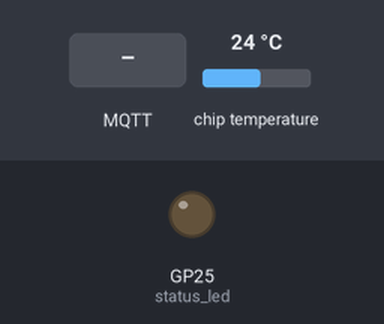
A program run on a simulated Raspberry Pi Pico running MicroPython. Shown: output pins drawn as LEDs (lit = HIGH). The test bench sets the inputs (shaded band); at power-on: chip temperature 24 °C. WiFi joins after 1.5 s; the clock reads 2024-03-15 10:24:30 at power-on unless the program sets it; no MQTT or app messages arrive unless stated; what the program prints to the serial console is not drawn.

Above: at 3.4 s.
3.5 s: MQTT message "LED ON" arrives on the first subscribed topic
At 3.9 s:
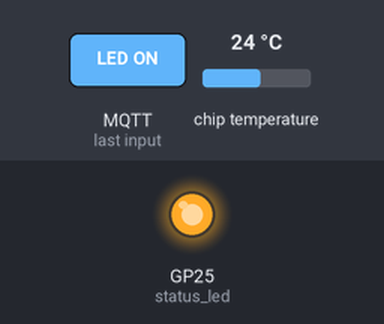
5.0 s: MQTT message "LED OFF" arrives on the first subscribed topic
At 6.4 s:
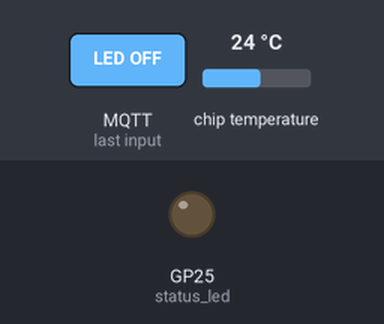
Timing chart, 0 to 8.0 s (numbered marks = the images above; inputs shaded):
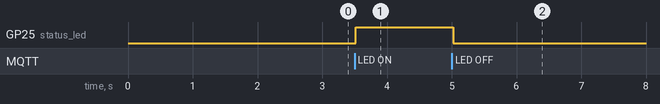

Measured:
- after the input at 3.5 s, GP25 (status_led): LOW → HIGH at once
- after the input at 5.0 s, GP25 (status_led): HIGH → LOW at once

The program:

main.py
```python
import network
import time
import ntptime
import json
from umqtt.simple import MQTTClient
from machine import ADC, Pin

# ==== Configuration constants ====
WIFI_SSID = "w"
WIFI_PASSWORD = "12345678"
MQTT_BROKER = "192.168.214.159"
MQTT_PORT = 1883
MQTT_CLIENT_ID = "pico_client"
MQTT_TOPIC_DATA = "temperature/data"
MQTT_TOPIC_CMD = "control/pico"

# ==== Measurement settings ====
measurement_interval = 10    # seconds between readings
is_measuring = True          # flag: should we publish measurements?
status_led = Pin("LED", Pin.OUT)  # on-board LED for status

# ==== Wi-Fi connection ====
def connect_wifi():
    """Activate station interface and connect to Wi-Fi."""
    wlan = network.WLAN(network.STA_IF)
    wlan.active(True)
    wlan.connect(WIFI_SSID, WIFI_PASSWORD)
    while not wlan.isconnected():
        print("Connecting to WiFi…")
        time.sleep(1)
    print("WiFi connected, IP:", wlan.ifconfig())

# ==== Time synchronization ====
def sync_rtc():
    """Synchronize the real-time clock via NTP."""
    try:
        ntptime.settime()
        print("RTC synchronized")
    except Exception:
        print("Failed to sync RTC")

def get_timestamp(offset_hours=2):
    """
    Return a local timestamp string in YYYY-MM-DD HH:MM:SS.mmm format,
    applying a fixed timezone offset.
    """
    epoch = time.time() + offset_hours * 3600
    tm = time.localtime(epoch)
    ms = time.ticks_ms() % 1000
    return "{:04d}-{:02d}-{:02d} {:02d}:{:02d}:{:02d}.{:03d}".format(
        tm[0], tm[1], tm[2], tm[3], tm[4], tm[5], ms
    )

# ==== Temperature sensor reading ====
def read_temperature_c():
    """
    Read the on-chip ADC, convert voltage to temperature (°C),
    and round to two decimal places.
    """
    temp_sensor = ADC(4)
    voltage = temp_sensor.read_u16() * 3.3 / 65535
    # Formula from RP2040 datasheet
    temp_c = 27 - (voltage - 0.706) / 0.001721
    return round(temp_c, 2)

# ==== Command handling ====
def handle_command(cmd_str):
    """
    Process incoming control commands over MQTT:
      - LED ON/OFF
      - MEASURE ON/OFF
      - SET INTERVAL <seconds>
    """
    global is_measuring, measurement_interval
    print("Command received:", cmd_str)

    if cmd_str == "LED ON":
        status_led.on()
    elif cmd_str == "LED OFF":
        status_led.off()
    elif cmd_str == "MEASURE ON":
        is_measuring = True
    elif cmd_str == "MEASURE OFF":
        is_measuring = False
    elif cmd_str.startswith("SET INTERVAL "):
        try:
            secs = int(cmd_str.split(" ", 2)[2])
            measurement_interval = max(1, secs)
            print("New measurement interval:", measurement_interval, "s")
        except ValueError:
            print("Invalid interval value")

# ==== MQTT callback ====
def mqtt_callback(topic, msg):
    """Decode and forward incoming MQTT messages to the command handler."""
    handle_command(msg.decode())

# ==== Main application loop ====
def main():
    global is_measuring, measurement_interval

    # 1) Connect to Wi-Fi and sync time
    connect_wifi()
    sync_rtc()

    # 2) Set up MQTT client
    client = MQTTClient(MQTT_CLIENT_ID, MQTT_BROKER, port=MQTT_PORT)
    client.set_callback(mqtt_callback)
    client.connect()
    client.subscribe(MQTT_TOPIC_CMD)
    print("MQTT connected, subscribed to:", MQTT_TOPIC_CMD)

    last_publish_time = time.time()

    # 3) Enter perpetual loop: check for commands, publish data
    while True:
        client.check_msg()  # non-blocking check for new commands

        now = time.time()
        if now - last_publish_time >= measurement_interval:
            if is_measuring:
                temp_c = read_temperature_c()
                ts = get_timestamp()

                payload = {
                    "temperature": temp_c,
                    "timestamp_measurement": ts,
                    "timestamp_sent": ts
                }

                try:
                    client.publish(MQTT_TOPIC_DATA, json.dumps(payload), qos=1)
                    print("Published:", payload)
                    last_publish_time = now
                except Exception as e:
                    print("Publish error:", e)
            else:
                print("Measurement paused; skipping publish")

        # small sleep to yield to network interrupts
        time.sleep(0.1)

if __name__ == "__main__":
    main()
```
